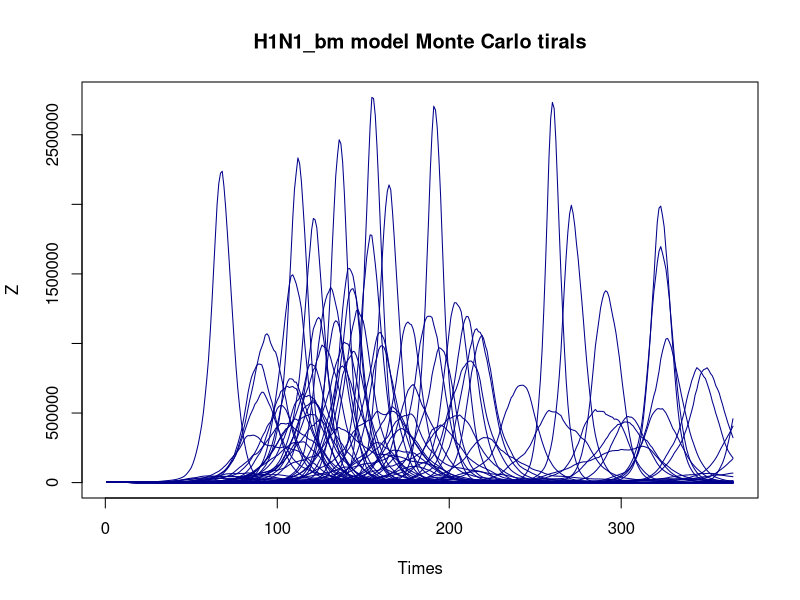
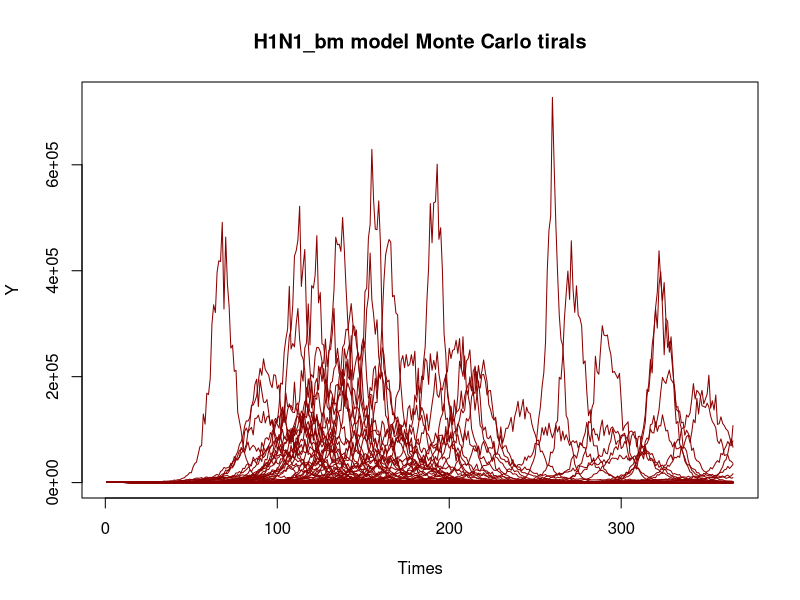
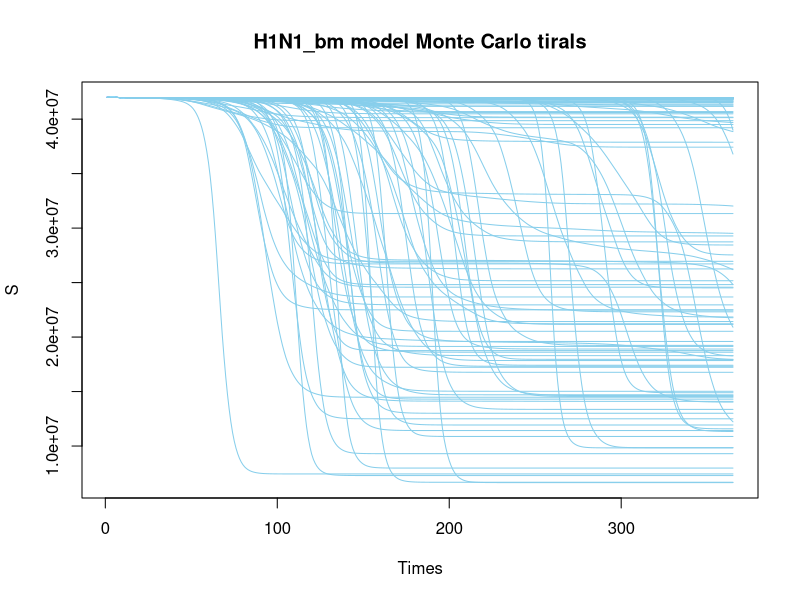
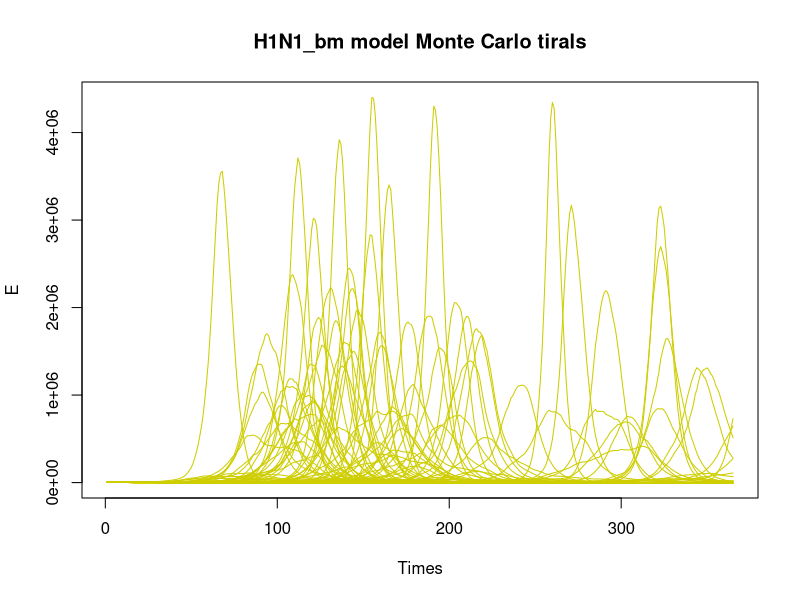
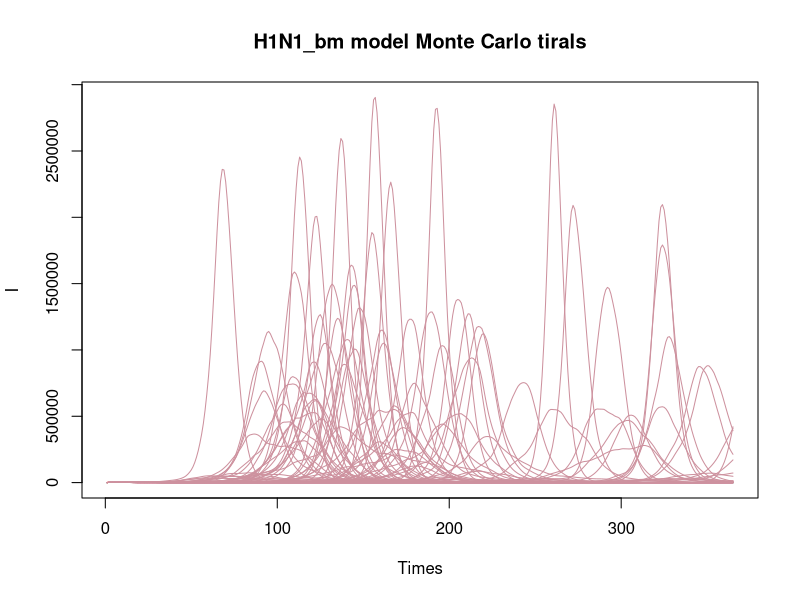
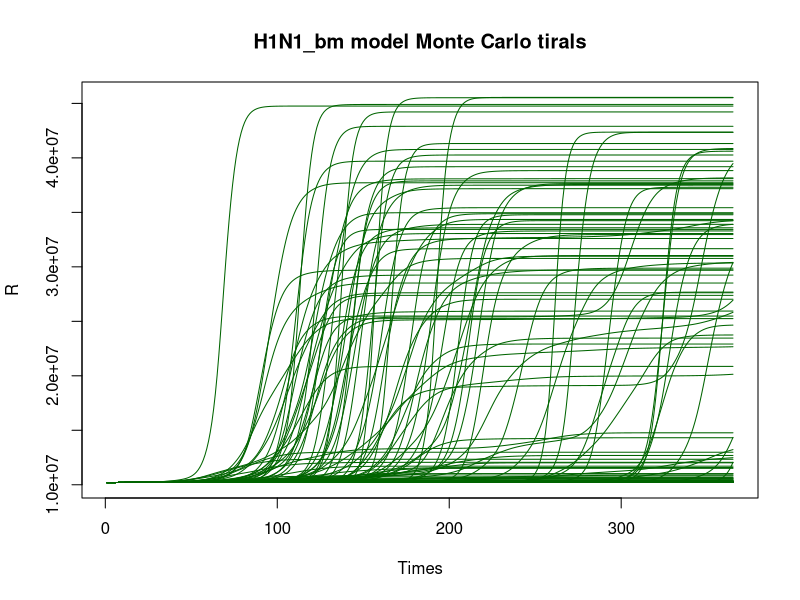
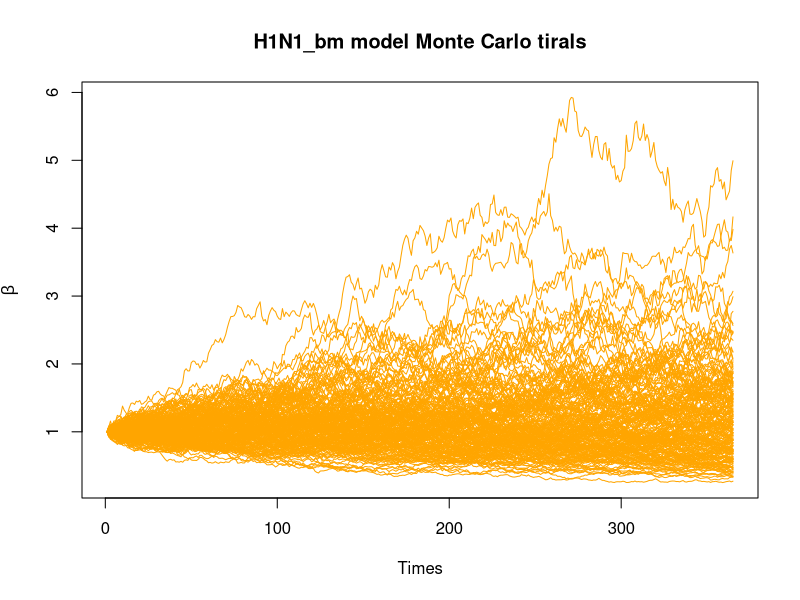
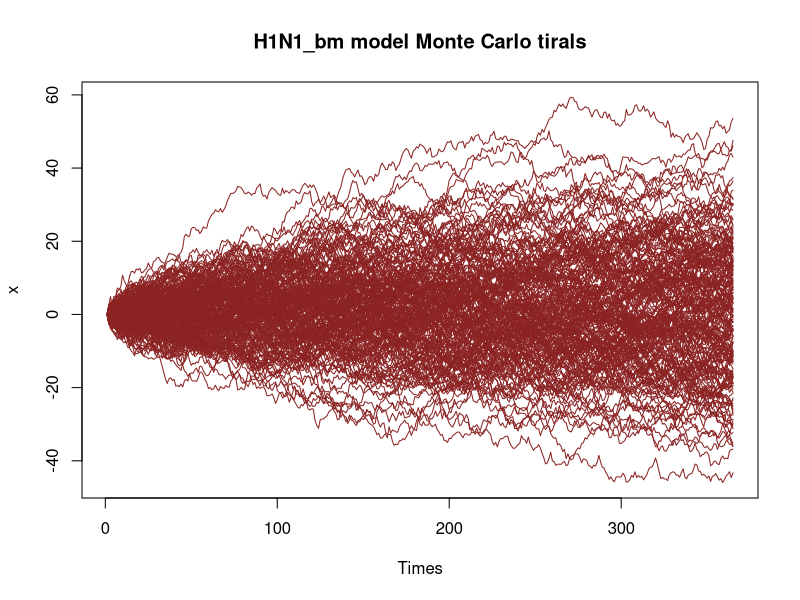

The R source for these figures, in order:
## ---- chunk 1
knitr::opts_chunk$set(echo = TRUE)
## ---- chunk 2

rm(list=ls())
require(deSolve)

gen_ode_model <- function(rep_time = 200, ori_seed = 2023, tims = 365, 
                          n = 52196381, pars = c(k=1.59, gamma=1.08),
                          ini_state = c(t=1,S=N-1, E=1, I=0, R=0),
                          tau = 0.1){
  
  times = 1:tims
  N = n
  sigma <- 0.03 #tune sigma to 0: see if convergence or not
  
  H1N1 <- function(time, current_state, params){
    
    with(as.list(c(current_state, params)),{
      
      dt <- 1
      dS <- -beta[t]*S*I/N
      dE <- beta[t]*S*I/N - E/k
      dI <- E/k - I/gamma
      dR <- I/gamma
      
      return(list(c(dt, dS, dE, dI, dR)))
    })
  }
  
  Zs = setNames(data.frame(matrix(NA, nrow = tims, ncol = rep_time)), paste0("Z", 1:rep_time))
  Ys = setNames(Zs, paste0("Y", 1:rep_time))
  dSs = setNames(Zs, paste0("dS", 1:rep_time))
  dEs = setNames(Zs, paste0("dE", 1:rep_time))
  dIs = setNames(Zs, paste0("dI", 1:rep_time))
  dRs = setNames(Zs, paste0("dR", 1:rep_time)) 
  
  ## add beta
  betas = setNames(Zs, paste0("beta", 1:rep_time)) 
  ## add e
  es = setNames(Zs, paste0("e", 1:rep_time)) 
  
  params = pars   
  initial_state = ini_state
  tau1 = tau
  
  
  ## rep 200 times 
  for (rep_i in 1:rep_time) {
    set.seed(ori_seed + 1000*rep_i)
    
    e = rnorm(n = length(times)-1 , sd = 1)
    ## now compute their cumulative sum
    e = c(0, cumsum(e))
    beta = exp(sigma*e)
    model1 <- ode(initial_state, times, H1N1, params)
    
    Z1 <-model1[,4]/1.59
    
    Y1 = vector(length = tims)
    
    for (i in 1:tims){
      Y1[i]<- rlnorm(1,log(Z1[i]/5),tau1)
    }
    
    dSi = model1[,3]
    dEi = model1[,4]
    dIi = model1[,5]
    dRi = model1[,6]
    
    
    Zs[, rep_i] = Z1
    Ys[, rep_i] = Y1
    dSs[, rep_i] = dSi
    dEs[, rep_i] = dEi
    dIs[, rep_i] = dIi
    dRs[, rep_i] = dRi
    
    ## add beta
    
    betas[, rep_i] = beta
    
    ## add e
    
    es[,rep_i] = e
  }
  
  # output
  return(list(    
    Z = Zs,
    Y = Ys,
    dS = dSs,
    dE = dEs,
    dI = dIs,
    dR = dRs,
    beta = betas,
    e = es))
}

## simulation

library('truncnorm')
R0 <- rtruncnorm(1, a=0, b=1, mean = 0.15, sd = 0.15)
E0 <-runif(1,-16, -9)
I0 <-runif(1,-16, -9)
S <- 52196381
R <- R0*S
S <- S - R

E <- exp(E0 + log(S))
S <- S - E
I <- exp(I0 + log(S))
S <- S - I

initial_state <- c(t=1, S=S, E=E, I=I, R=R)

ode_example <- gen_ode_model(rep_time = 200, ini_state = initial_state)






## for z

zs = ncol(ode_example$Z)

for (i in 1:zs) {
  if (i == 1){
    plot(ode_example$Z[,1], col="darkblue", type = "l", 
         ylim = c(min(ode_example$Z), max(ode_example$Z)),
         xlab = 'Times', ylab = 'Z',main="H1N1_bm model Monte Carlo tirals")
  }
  else{
    lines(ode_example$Z[,i], col="darkblue")
  }
}

## for y

ys = ncol(ode_example$Y)

for (i in 1:ys) {
  if (i == 1){
    plot(ode_example$Y[,1], col="darkred", type = "l", 
         ylim = c(min(ode_example$Y), max(ode_example$Y)),
         xlab = 'Times', ylab = 'Y',main="H1N1_bm model Monte Carlo tirals")
  }
  else{
    lines(ode_example$Y[,i], col="darkred")
  }
}

## for s

ss = ncol(ode_example$dS)

for (i in 1:ss) {
  if (i == 1){
    plot(ode_example$dS[,1], col="skyblue", type = "l", 
         ylim = c(min(ode_example$dS), max(ode_example$dS)),
         xlab = 'Times', ylab = 'S',main="H1N1_bm model Monte Carlo tirals")
  }
  else{
    lines(ode_example$dS[,i], col="skyblue")
  }
}


## for e

es = ncol(ode_example$dE)

for (i in 1:es) {
  if (i == 1){
    plot(ode_example$dE[,1], col="yellow3", type = "l", 
         ylim = c(min(ode_example$dE), max(ode_example$dE)),
         xlab = 'Times', ylab = 'E',main="H1N1_bm model Monte Carlo tirals")
  }
  else{
    lines(ode_example$dE[,i], col="yellow3")
  }
}


## for i

is = ncol(ode_example$dI)

for (i in 1:is) {
  if (i == 1){
    plot(ode_example$dI[,1], col="pink3", type = "l", 
         ylim = c(min(ode_example$dI), max(ode_example$dI)),
         xlab = 'Times', ylab = 'I',main="H1N1_bm model Monte Carlo tirals")
  }
  else{
    lines(ode_example$dI[,i], col="pink3")
  }
}


## for R

rs = ncol(ode_example$dR)

for (i in 1:rs) {
  if (i == 1){
    plot(ode_example$dR[,1], col="darkgreen", type = "l", 
         ylim = c(min(ode_example$dR), max(ode_example$dR)),
         xlab = 'Times', ylab = 'R',main="H1N1_bm model Monte Carlo tirals")
  }
  else{
    lines(ode_example$dR[,i], col="darkgreen")
  }
}



### add plot for beta



## for beta

betas = ncol(ode_example$beta)

for (i in 1:betas) {
  if (i == 1){
    plot(ode_example$beta[,1], col="orange", type = "l", 
         ylim = c(min(ode_example$beta), max(ode_example$beta)),
         xlab = 'Times', ylab = expression(beta),main="H1N1_bm model Monte Carlo tirals")
  }
  else{
    lines(ode_example$beta[,i], col="orange")
  }
}

## for e=log(beta)=x

es = ncol(ode_example$e)

for (i in 1:es) {
  if (i == 1){
    plot(ode_example$e[,1], col="brown4", type = "l", 
         ylim = c(min(ode_example$e), max(ode_example$e)),
         xlab = 'Times', ylab = 'x',main="H1N1_bm model Monte Carlo tirals")
  }
  else{
    lines(ode_example$e[,i], col="brown4")
  }
}

## for all

## for s


lims = c(0, max(max(ode_example$dS), max(ode_example$dE), 
                max(ode_example$dI), max(ode_example$dR)))

ss = ncol(ode_example$dS)

for (i in 1:ss) {
  if (i == 1){
    plot(ode_example$dS[,1], col="skyblue", type = "l", 
         ylim = lims,
         xlab = 'Times', ylab = 'S')
  }
  else{
    lines(ode_example$dS[,i], col="skyblue")
  }
  lines(ode_example$dE[,i], col="yellow")
  lines(ode_example$dI[,i], col="pink")
  lines(ode_example$dR[,i], col="green")
}
